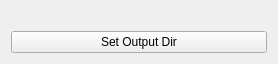
<?xml version="1.0" encoding="UTF-8"?>
<ui version="4.0">
 <class>OutputDirectoryWidget</class>
 <widget class="QWidget" name="OutputDirectoryWidget">
  <property name="geometry">
   <rect>
    <x>0</x>
    <y>0</y>
    <width>278</width>
    <height>64</height>
   </rect>
  </property>
  <property name="windowTitle">
   <string>Form</string>
  </property>
  <layout class="QVBoxLayout" name="verticalLayout">
   <item>
    <widget class="QLabel" name="output_dir_label">
     <property name="text">
      <string/>
     </property>
     <property name="alignment">
      <set>Qt::AlignmentFlag::AlignRight|Qt::AlignmentFlag::AlignTrailing|Qt::AlignmentFlag::AlignVCenter</set>
     </property>
    </widget>
   </item>
   <item>
    <widget class="QPushButton" name="output_dir_button">
     <property name="sizePolicy">
      <sizepolicy hsizetype="Preferred" vsizetype="Preferred">
       <horstretch>0</horstretch>
       <verstretch>0</verstretch>
      </sizepolicy>
     </property>
     <property name="text">
      <string>Set Output Dir</string>
     </property>
    </widget>
   </item>
  </layout>
 </widget>
 <resources/>
 <connections/>
</ui>
